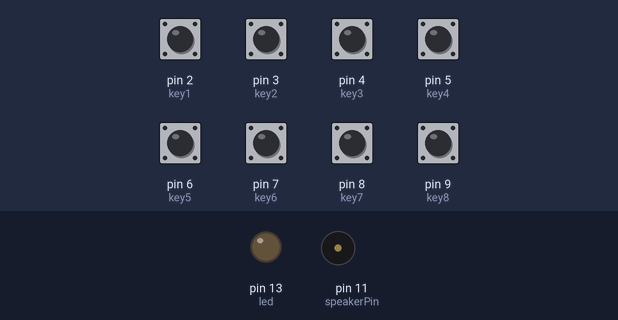
Simulated run of this sketch. Board: Arduino Uno, built with avr-gcc and run on an emulated ATmega328P. Shown: output pins drawn as LEDs (lit = HIGH), buzzer (waves = sounding). The inputs (shaded band) are chosen by the test bench; at power-on: pin 2 (key1), pin 3 (key2), pin 4 (key3), pin 5 (key4), pin 6 (key5), pin 7 (key6), pin 8 (key7), pin 9 (key8) LOW.

Above: at 1.2 s.
1.3 s: pin 2 (key1) pulled HIGH for 0.15 s
At 1.37 s:
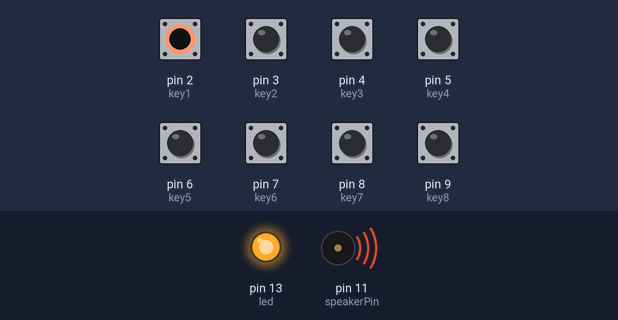
Timing chart, 0 to 4.3 s (numbered marks = the images above; inputs shaded):
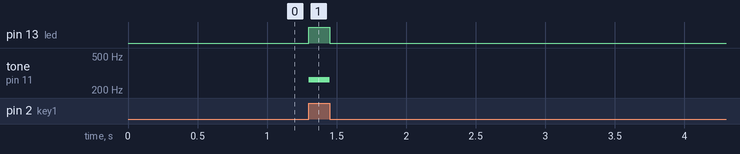

Measured:
- after the input at 1.3 s, pin 13 (led): LOW → HIGH at once, → LOW 0.15 s later; tone on pin 11 (speakerPin): silent → 262 Hz at once, → silent 0.15 s later

The sketch:

Prakalpa_Music_in_Air.ino
```cpp
/***********************************************************************************************
  Showcased Air Keyboard as part of Prakalpa 2014 - Exhibition Technical Fest at PES Universty
  Author : Aravind Ravi
  Year : 2014
  Description : This keyboard is capable of playing the C major scale with 8 notes.
 ***********************************************************************************************/

/*This pin is configure for output and is connected to the speaker*/
int speakerPin = 11;

/*Each key is mapped to an i/o pin and configured as input*/
int key1=2;
int key2=3;
int key3=4;
int key4=5;
int key5=6;
int key6=7;
int key7=8;
int key8=9;

/*Debug led*/
int led=13;
void setup()
{

  pinMode(key1,INPUT);
  pinMode(key2,INPUT);
  pinMode(key3,INPUT);
  pinMode(key4,INPUT);
  pinMode(key5,INPUT);
  pinMode(key6,INPUT);
  pinMode(key7,INPUT);
  pinMode(key8,INPUT);

  pinMode(speakerPin,OUTPUT);
  pinMode(led,OUTPUT);
}
void loop()
{

  int C1=digitalRead(key1);
  int C2=digitalRead(key2);
  int C3=digitalRead(key3);
  int C4=digitalRead(key4);
  int C5=digitalRead(key5);
  int C6=digitalRead(key6);
  int C7=digitalRead(key7);
  int C8=digitalRead(key8);
  /*Here the tone function is used to generate the tones for the C Major Scale */
  if(C1==HIGH)
  {
  digitalWrite(led,HIGH);
  tone(speakerPin, 262);
  delay(10);
  }
  else if(C2==HIGH)
  {
  digitalWrite(led,HIGH);
  tone(speakerPin, 294);
  delay(10);
  }
  else if(C3==HIGH)
  {
  digitalWrite(led,HIGH);
  tone(speakerPin, 330);
  delay(10);
  }
   else if(C4==HIGH)
  {
  digitalWrite(led,HIGH);
  tone(speakerPin, 349);
  delay(50);
  }
  else if(C5==HIGH)
  {
  digitalWrite(led,HIGH);
  tone(speakerPin, 392);
  delay(10);
  }
  else if(C6==HIGH)
  {
  digitalWrite(led,HIGH);
  tone(speakerPin, 440);
  delay(50);
  }
  else if(C7==HIGH)
  {
  digitalWrite(led,HIGH);
  tone(speakerPin, 494);
  delay(10);
  }
  else if(C8==HIGH)
  {
  digitalWrite(led,HIGH);
  tone(speakerPin, 523);
  delay(10);
  }
  else
  {
  digitalWrite(led,LOW);
  noTone(speakerPin);
  }
}
```
